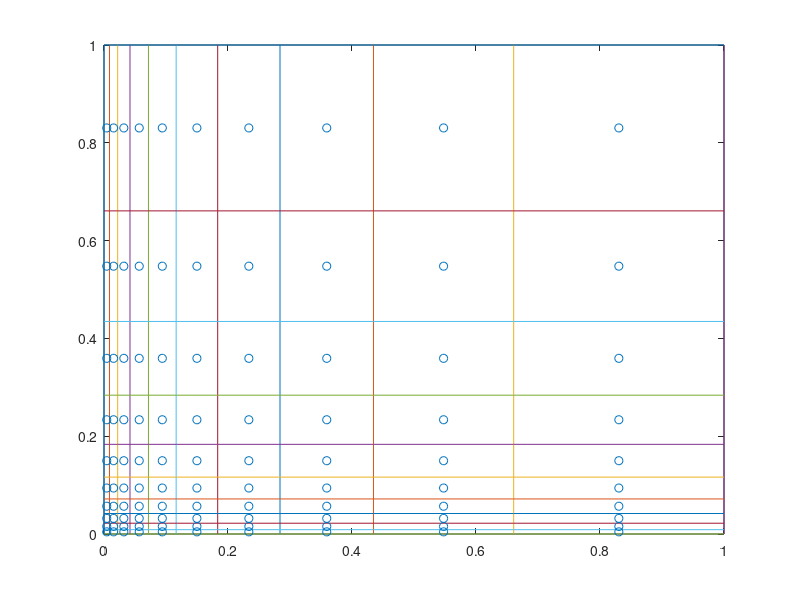

Write MATLAB code to recreate this figure.
% General Mesh Generator
% Author: Kanak Agarwal (ID25M802)
% Last Modified: 20th August, 2025
% Supports both equidistant and stretched meshes (both directions)
% Also supports different stretch factors in X and Y.

Lx = 1; % Length of the Domain in x
Ly = 1; % Length of the Domain in y

nx = 10; % Number of points in x
ny = 10; % Number of points in y

stretch_factor_X = 1.5;
stretch_factor_Y = 1.5;

% The summation of the cell widths i.e. dx's/dy's should be the length of 
% the domain (Lx/Ly). So given, the stretch factor, the number of cells 
% and the length of the domain it is possible to calculate the length of 
% the first cell from the summation formula of a geometric progression.
% These lengths are denoted by a_X and a_Y.

if stretch_factor_X == 1
    a_X = Lx/nx;
elseif stretch_factor_X <1
    a_X = Lx * (1 - stretch_factor_X)/(1 - stretch_factor_X^nx);
else
    a_X = Lx * (stretch_factor_X - 1)/(stretch_factor_X^nx - 1);
end

if stretch_factor_X == 1
    a_Y = Ly/ny;
elseif stretch_factor_X <1
    a_Y = Ly*(1 - stretch_factor_Y)/(1 - stretch_factor_Y^ny);
else
    a_Y = Ly*(stretch_factor_Y - 1)/(stretch_factor_Y^ny - 1);
end

dx = [a_X];
dy = [a_Y];

for i = 2:nx % from the second element/cell
    dx = [dx, (dx(i-1) * stretch_factor_X)]; % Array of dx's
end

for i = 2:ny % from the second element/cell
    dy = [dy, (dy(i-1) * stretch_factor_Y)]; % Array of dy's
end

grid_lines_X = [0];
grid_lines_Y = [0];

centre_X = [];
centre_Y = [];

x = 0;
y = 0;

for i = 1:length(dx)

    x = x + dx(i);
    y = y + dy(i);

    grid_lines_X = [grid_lines_X, x];
    grid_lines_Y = [grid_lines_Y, y];
    
    centre_X = [centre_X, (grid_lines_X(i) + grid_lines_X(i+1))/2];
    centre_Y = [centre_Y, (grid_lines_Y(i) + grid_lines_Y(i+1))/2];

end

% Plotting
[X,Y] = meshgrid(grid_lines_X,grid_lines_Y);
[x,y] = meshgrid(centre_X, centre_Y);
plot(X,grid_lines_Y)
hold on
plot(grid_lines_X,Y')
scatter(x,y, marker="o")
